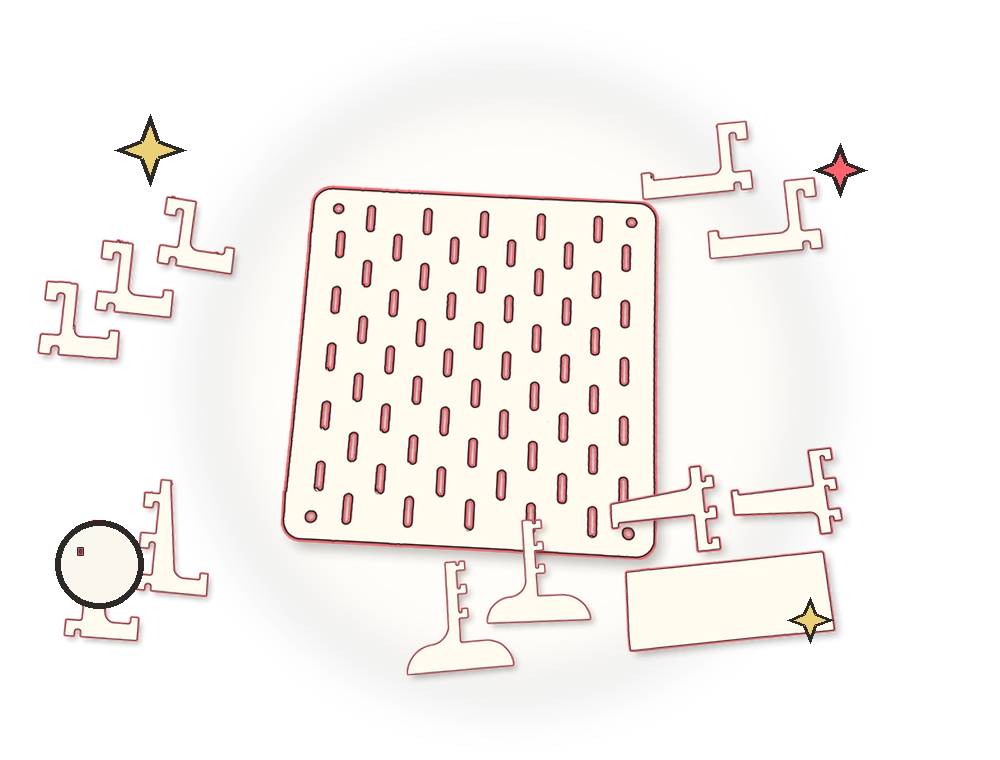
#> input picture site/assets/images/hero/hero-modular-kit.webp, 1000 x 760 px; its folder holds 2 pictures in this run
$ python optimize_images.py ../../site/assets/images/hero ../../site/assets/images/hero/hero-panel.webp
#> lines starting #> are read from the running program, lines starting #| are printed output that depends on the picture
#!/usr/bin/env python3
"""Optional image preparation for user-provided real product photos.

Usage: python scripts/optimize_images.py source_images public/images/products
Requires Pillow. Source files are never overwritten.
"""
from pathlib import Path
from sys import argv
from PIL import Image, ImageOps

if len(argv) != 3:
    raise SystemExit('Usage: python scripts/optimize_images.py SOURCE_DIR OUTPUT_DIR')

source, output = Path(argv[1]), Path(argv[2])
output.mkdir(parents=True, exist_ok=True)

for file in source.iterdir():
    if file.suffix.lower() not in {'.jpg', '.jpeg', '.png', '.webp'}:
        continue

    with Image.open(file) as original:
#> original is the input picture: PIL image 1000x760 RGBA; mean R, G, B, A 103.6, 96.8, 90.8, 71.5
        image = ImageOps.exif_transpose(original).convert('RGB')
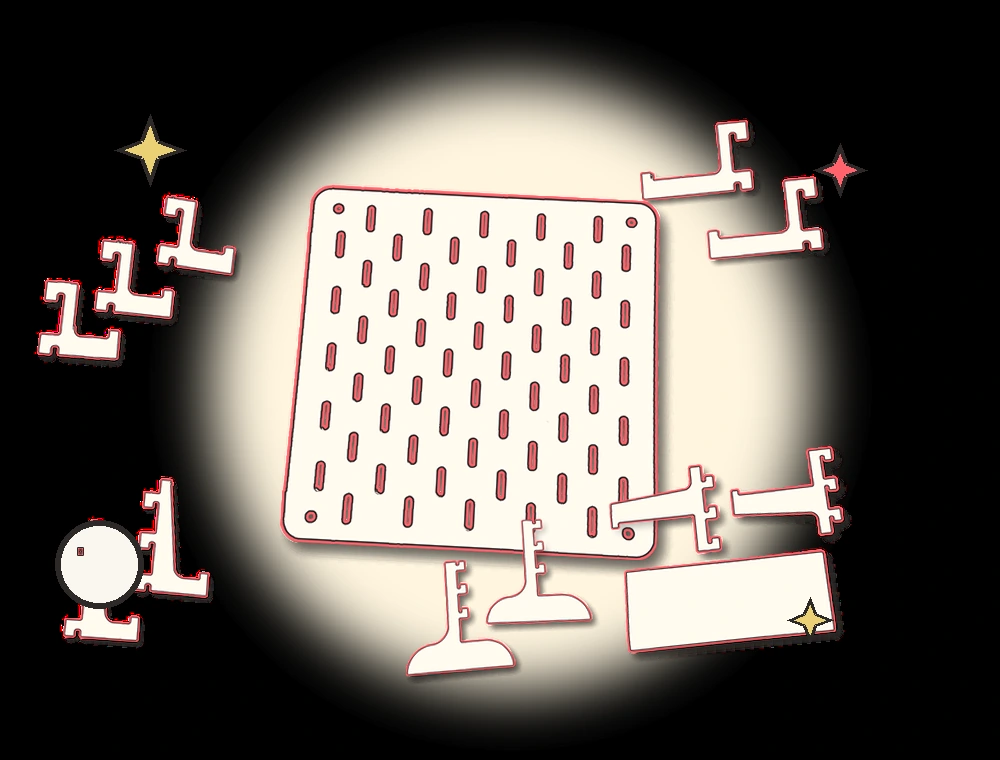
#> image: PIL image 1000x760 RGB; mean R, G, B 103.6, 96.8, 90.8
        for width in (480, 960):
            resized = image.copy()
            resized.thumbnail((width, width), Image.Resampling.LANCZOS)
            path = output / f'{file.stem}-{width}.webp'
            resized.save(path, 'WEBP', quality=80, method=6)
            print(f'Wrote {path}')
#> this loop made 2 passes
#> pass 1, `resized.save(path, 'WEBP', quality=80, method=6)`:
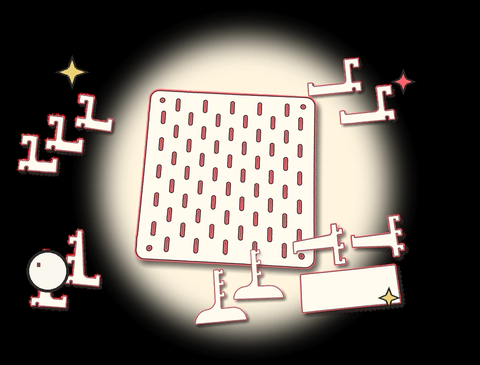
#> saved as hero-modular-kit-480.webp: PIL image 480x365 RGB; mean R, G, B 103.4, 96.7, 90.8
#> pass 2 of the loop `for file in source.iterdir():`:
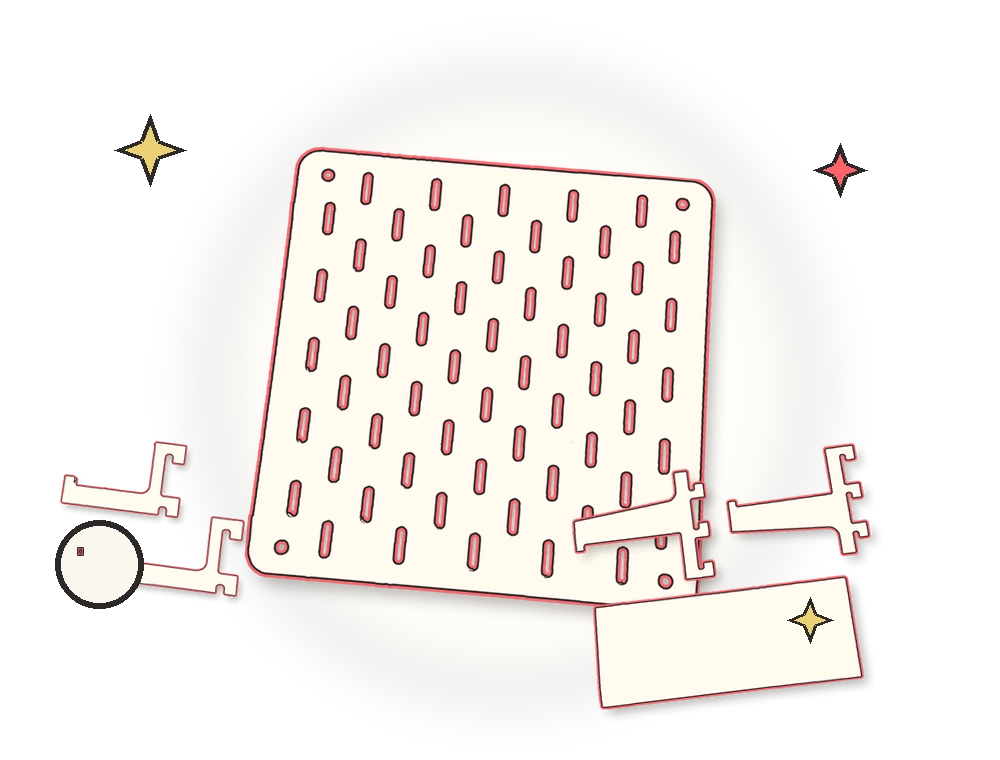
#> input picture site/assets/images/hero/hero-panel.webp, 1000 x 760 px
#> original is the input picture: PIL image 1000x760 RGBA; mean R, G, B, A 104.6, 97.8, 92.3, 85.2
#> `image = ImageOps.exif_transpose(original).convert('RGB')`:
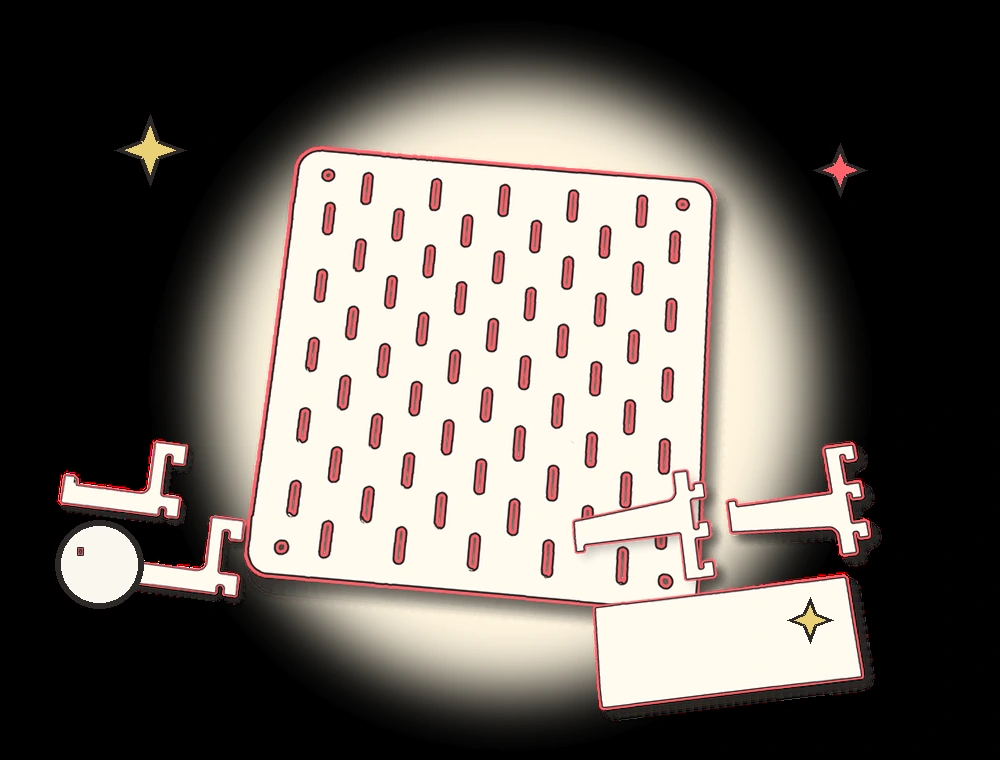
#> image: PIL image 1000x760 RGB; mean R, G, B 104.6, 97.8, 92.3
#> the loop `for width in (480, 960):` made 2 passes
#> pass 1, `resized.save(path, 'WEBP', quality=80, method=6)`:
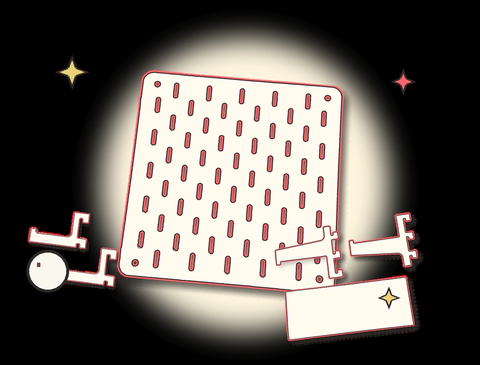
#> saved as hero-panel-480.webp: PIL image 480x365 RGB; mean R, G, B 104.4, 97.7, 92.3
